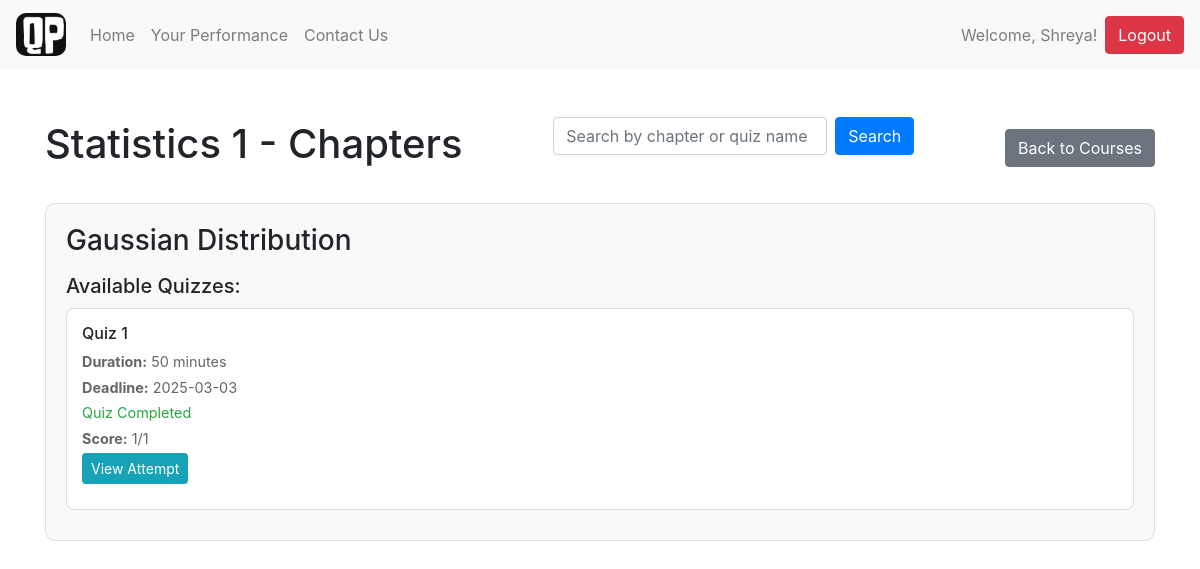
Page /student/chapters/1 (signed in) on the committed database.
### models.py (models this page shows, shortened)
class User(db.Model):
    __tablename__ = "users"
    id = db.Column(db.Integer, primary_key=True)
    username = db.Column(db.String(120), unique=True, nullable=False)
    password_hash = db.Column(db.String(128), nullable=False)
    full_name = db.Column(db.String(100), nullable=False)
    qualification = db.Column(db.String(100), nullable=False)
    dob = db.Column(db.Date, nullable=False)
    is_admin = db.Column(db.Boolean, default=False)

class Course(db.Model):
    __tablename__ = "courses"
    id = db.Column(db.Integer, primary_key=True)
    name = db.Column(db.String(100), nullable=False)
    category = db.Column(db.String(80))
    chapters = db.relationship('Chapter', back_populates='related_course')
    quizzes = db.relationship('Quiz', back_populates='related_course')

class Chapter(db.Model):
    __tablename__ = "chapters"
    id = db.Column(db.Integer, primary_key=True)
    name = db.Column(db.String(100), nullable=False)
    course_id = db.Column(db.Integer, db.ForeignKey('courses.id'), nullable=False)
    related_course = db.relationship('Course', back_populates='chapters')
    questions = db.relationship('Question', back_populates='chapter')
    quizzes = db.relationship('Quiz', back_populates='chapter')

class Quiz(db.Model):
    __tablename__ = "quizzes"
    id = db.Column(db.Integer, primary_key=True)
    name = db.Column(db.String(100), nullable=False)
    course_id = db.Column(db.Integer, db.ForeignKey('courses.id'), nullable=False)
    date_of_quiz = db.Column(db.Date, nullable=False)
    time_duration = db.Column(db.String(10))  # Format: hh:mm
    remarks = db.Column(db.String(255))
    chapter_id = db.Column(db.Integer, db.ForeignKey('chapters.id'), nullable=False)
    related_course = db.relationship('Course', back_populates='quizzes')
    chapter = db.relationship('Chapter', back_populates='quizzes')
    questions = db.relationship('Question', back_populates='quiz', lazy=True)

### routes.py (the view)
@app.route('/student/chapters/<int:course_id>')
def student_chapters(course_id):
    user_id = session.get('user_id')
    if not user_id:
        flash('Please log in to view chapters', 'warning')
        return redirect(url_for('routes.login'))
    user = User.query.get(user_id)
    course = Course.query.get_or_404(course_id)
    search_query = request.args.get('query', '').strip().lower()
    chapters = Chapter.query.filter_by(course_id=course_id).all()
    current_time = datetime.utcnow()
    student_attempts = StudentQuizAttempt.query.filter_by(student_id=user_id).all()
    attempted_quiz_ids = {attempt.quiz_id for attempt in student_attempts}
    last_attempts = {}
    for attempt in student_attempts:
        if attempt.quiz_id not in last_attempts or attempt.attempt_date > last_attempts[attempt.quiz_id].attempt_date:
            last_attempts[attempt.quiz_id] = attempt
    filtered_chapters = []
    for chapter in chapters:
        matching_quizzes = []
        for quiz in chapter.quizzes:
            quiz.attempted = quiz.id in attempted_quiz_ids
            if quiz.attempted:
                last_attempt = last_attempts[quiz.id]
                quiz.score = last_attempt.score
                quiz.total_questions = last_attempt.total_questions
                quiz.last_attempt_id = last_attempt.id
            if quiz.date_of_quiz:
                quiz_datetime = quiz.date_of_quiz
                if isinstance(quiz_datetime, date):
                    quiz_datetime = datetime.combine(quiz_datetime, datetime.min.time())
                quiz.is_available = current_time <= quiz_datetime
                quiz.is_deadline_close = (quiz_datetime - current_time).total_seconds() <= 86400 and quiz.is_available
            else:
                quiz.is_available = True
                quiz.is_deadline_close = False
            if search_query and search_query in quiz.name.lower():
                matching_quizzes.append(quiz)
        if search_query and search_query in chapter.name.lower():
            filtered_chapters.append(chapter)
        elif matching_quizzes:
            chapter.quizzes = matching_quizzes
            filtered_chapters.append(chapter)
    chapters_to_display = filtered_chapters if search_query else chapters
    return render_template('student_chapters.html',
                           course=course,
                           chapters=chapters_to_display,
                           user=user,
                           search_query=search_query)

### app.py (called while the page is built)
@app.before_request
def create_tables():
    init_db(app)

### models.py (called while the page is built, shortened)
def init_db(app):
    with app.app_context():
        db.create_all()

### templates/student_chapters.html (shortened to what this page needs)
<!DOCTYPE html>
<html lang="en">
<head>
    <link href="https://stackpath.bootstrapcdn.com/bootstrap/4.5.2/css/bootstrap.min.css" rel="stylesheet">
</head>
<body>
    <nav class="navbar navbar-expand-lg navbar-light bg-light">
        <a class="navbar-brand" href="#">
            <img src="{{ url_for('static', filename='images/logo.png') }}" alt="Logo" style="max-width: 50px; border-radius: 10px;">
        </a>
        <div class="collapse navbar-collapse" id="navbarNav">
            <ul class="navbar-nav mr-auto">
                <li class="nav-item"><a class="nav-link" href="{{ url_for('routes.home') }}">Home</a></li>
                <li class="nav-item"><a class="nav-link" href="{{ url_for('routes.user_stats') }}">Your Performance</a></li>
                <li class="nav-item"><a class="nav-link" href="{{ url_for('routes.contact') }}">Contact Us</a></li>
            </ul>
            {% if user %}
                <span class="navbar-text">Welcome, {{ user.full_name }}!</span>
                <a class="btn btn-danger ml-2" href="{{ url_for('routes.logout') }}">Logout</a>
            {% else %}
                <a class="btn btn-primary" href="{{ url_for('routes.login') }}">Log In</a>
                <a class="btn btn-secondary ml-2" href="{{ url_for('routes.register') }}">Sign Up</a>
            {% endif %}
        </div>
    </nav>
    <div class="container mt-5">
        <div class="d-flex justify-content-between align-items-center mb-4">
            <h1>{{ course.name }} - Chapters</h1>
            {% if user %}
    <form method="GET" action="{{ url_for('routes.student_chapters', course_id=course.id) }}" class="form-inline mb-4">
        <input type="text" name="query" class="form-control mr-2" placeholder="Search by chapter or quiz name"
               value="{{ search_query }}" required>
        <button type="submit" class="btn btn-primary">Search</button>
    </form>
{% endif %}
            <a href="{{ url_for('routes.home') }}" class="btn btn-secondary">Back to Courses</a>
        </div>
        {% for chapter in chapters %}
        <div class="chapter-card">
            <h3>{{ chapter.name }}</h3>
            {% if chapter.quizzes %}
            <div class="quizzes-section">
                <h5 class="mt-3">Available Quizzes:</h5>
                {% for quiz in chapter.quizzes %}
                <div class="quiz-card">
                    <h6>{{ quiz.name }}</h6>
                    <div class="quiz-info">
                        <p class="mb-1">
                            <strong>Duration:</strong> {{ quiz.time_duration }} minutes
                        </p>
                        <p class="mb-1">
                            <strong>Deadline:</strong>
                            <span {% if quiz.is_deadline_close %}class="deadline-warning"{% endif %}>
                                {{ quiz.date_of_quiz.strftime('%Y-%m-%d') }}
                            </span>
                        </p>
                        {% if quiz.attempted %}
                            <p class="text-success mb-1">Quiz Completed</p>
                            <p class="mb-1"><strong>Score:</strong> {{ quiz.score }}/{{ quiz.total_questions }}</p>
                            <a href="{{ url_for('routes.view_attempt', attempt_id=quiz.last_attempt_id) }}"
                               class="btn btn-info btn-sm">View Attempt</a>
                        {% else %}
                            {% if quiz.is_available %}
                                <a href="{{ url_for('routes.take_test', quiz_id=quiz.id) }}" class="btn btn-primary btn-sm">Take Test</a>
                            {% else %}
                                <button class="btn btn-secondary btn-sm" disabled>Past Due</button>
                            {% endif %}
                        {% endif %}
                    </div>
                </div>
                {% endfor %}
            </div>
            {% else %}
            <p class="text-muted">No quizzes available for this chapter.</p>
            {% endif %}
        </div>
        {% endfor %}
    </div>
</body>
</html>

### templates/student_chapters.html (style rules this page uses)
.chapter-card { border: 1px solid #e0e0e0; border-radius: 10px; padding: 20px; margin-bottom: 20px; background-color: #f9f9f9; }
.quiz-card { border: 1px solid #ddd; border-radius: 8px; padding: 15px; margin: 10px 0; background-color: white; }
.quiz-info { font-size: 0.9rem; color: #666; margin-bottom: 10px; }

### rows in the picture
User: full_name "Shreya"
Course: name "Statistics 1"
Chapter: name "Gaussian Distribution"
Quiz: name "Quiz 1", time_duration "50", date_of_quiz "2025-03-03", score "1", total_questions "1"
